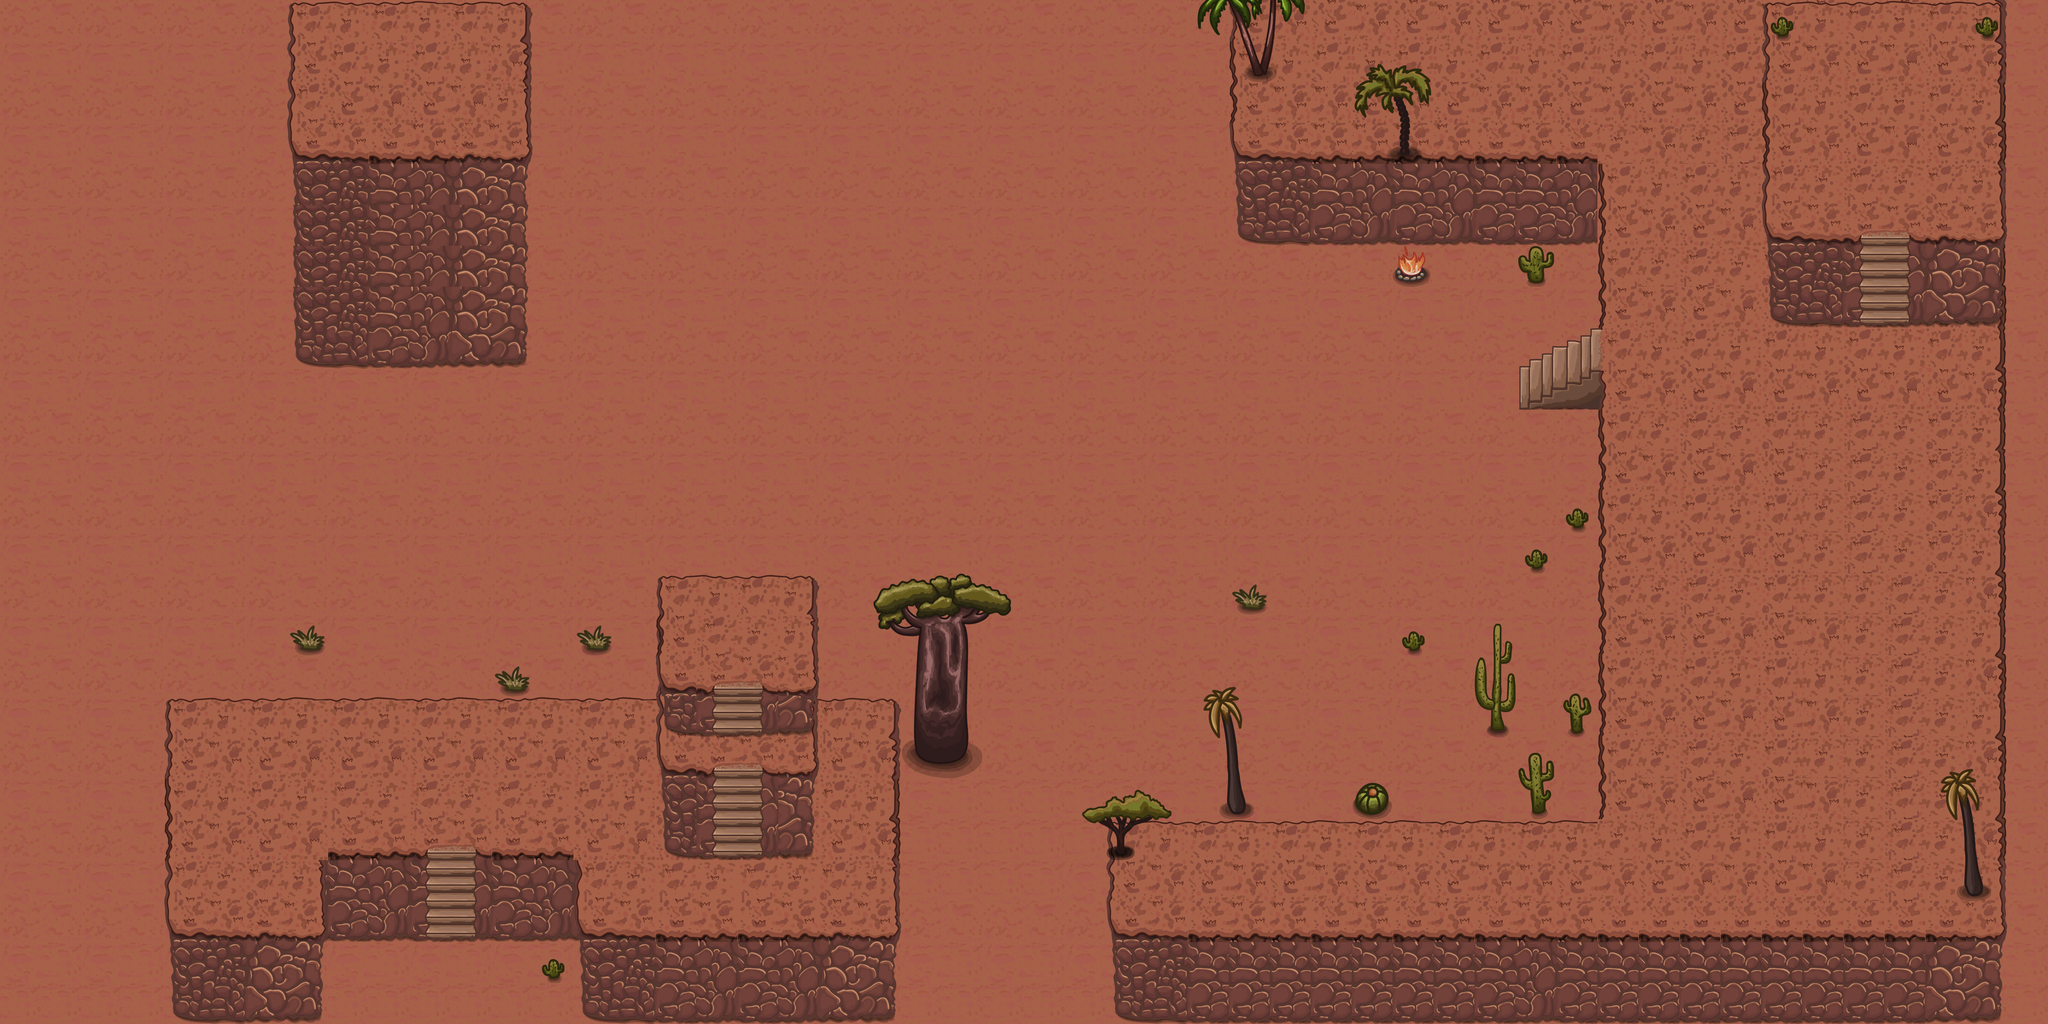

Rendered tile map (Tiled .tmx) drawn with the repository's tilesets; below, a short description and the map source with its tile grids summarised:
An orthogonal 50x25 tile map with 100x100 px tiles, 6 tile layers (Слой тайлов 1, threeHitbox, Слой тайлов 2, Слой тайлов 3, ...), 6 tilesets and 6 objects (deleted-cat-4, deleted-cat-5, door-to-dytokrys, desert-save, deleted-cat-3, ...).

<map version="1.10" tiledversion="1.10.2" class="Прибежище в пустыне" orientation="orthogonal" renderorder="right-down" width="50" height="25" tilewidth="100" tileheight="100" infinite="0" nextlayerid="8" nextobjectid="8">
 <properties>
  <property name="songName" value="desert" />
 </properties>
 <tileset firstgid="1" source="bg.tsx" />
 <tileset firstgid="5" source="Untitled.tsx" />
 <tileset firstgid="105" source="decor_7.tsx" />
 <tileset firstgid="106" source="32x32.tsx" />
 <tileset firstgid="202" source="Untitled2.tsx" />
 <tileset firstgid="392" source="SciFiTIlesetBMV.tsx" />
 <layer id="1" name="Слой тайлов 1" width="50" height="25">
  <data>[1250 cells, 1250 non-empty, 4 distinct tile ids]</data>
 </layer>
 <layer id="5" name="threeHitbox" width="50" height="25">
  <data>[1250 cells, 35 non-empty, 33 distinct tile ids]</data>
 </layer>
 <layer id="2" name="Слой тайлов 2" width="50" height="25">
  <data>[1250 cells, 555 non-empty, 65 distinct tile ids]</data>
 </layer>
 <layer id="3" name="Слой тайлов 3" width="50" height="25">
  <data>[1250 cells, 83 non-empty, 59 distinct tile ids]</data>
 </layer>
 <layer id="4" name="Слой тайлов 4" width="50" height="25">
  <data>[1250 cells, 29 non-empty, 24 distinct tile ids]</data>
 </layer>
 <layer id="7" name="z-2" width="50" height="25">
  <properties>
   <property name="z" type="int" value="2" />
  </properties>
  <data>[1250 cells, 45 non-empty, 39 distinct tile ids]</data>
 </layer>
 <objectgroup id="6" name="Слой объектов 1">
  <object id="1" name="deleted-cat-4" x="3245.82" y="764.36">
   <point />
  </object>
  <object id="2" name="deleted-cat-5" x="3558.91" y="683.88">
   <point />
  </object>
  <object id="3" name="door-to-dytokrys" x="999.515" y="838.178">
   <point />
  </object>
  <object id="4" name="desert-save" x="3244.12" y="1078.18">
   <point />
  </object>
  <object id="5" name="deleted-cat-3" x="1788" y="1532">
   <point />
  </object>
  <object id="7" name="exit-to-dytokrys" type="exit-to-dytokrys" x="788" y="899.879" width="421.212" height="212.121" />
 </objectgroup>
</map>
